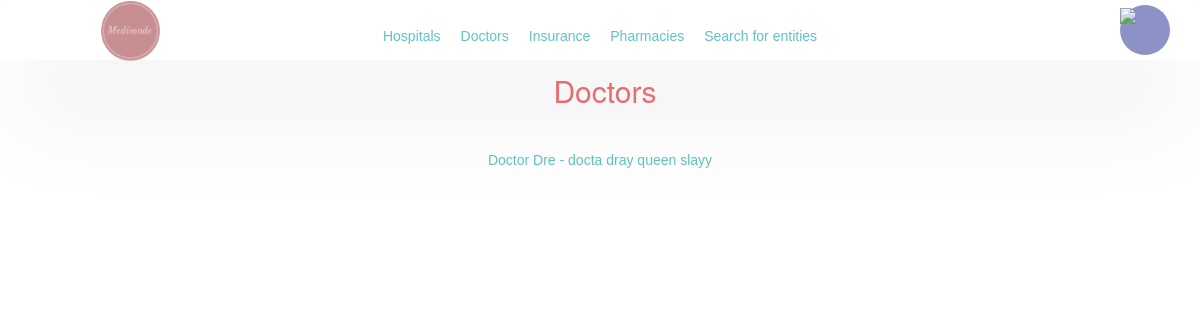
The app's page /medimode/catalogue/doctor (signed in), older data.
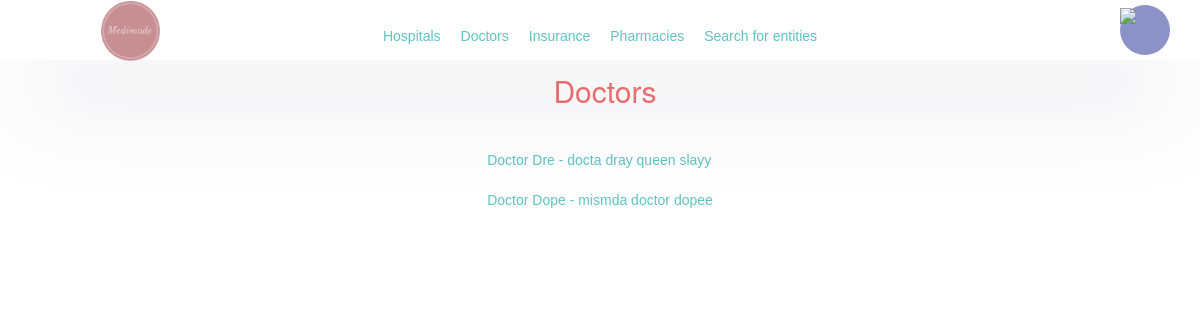
The same page, newer data.
### medimode/models/user_models.py (models this page shows, shortened)
class Individual(Profile):
	proof_of_identity = models.OneToOneField(Document, on_delete=models.RESTRICT, related_name="poi_%(class)s")
	proof_of_address = models.OneToOneField(Document, on_delete=models.RESTRICT, related_name="poa_%(class)s")
	class Meta:
		abstract = True

class Doctor(Individual):
	medical_license = models.OneToOneField(Document, on_delete=models.RESTRICT, related_name="owner_doctor")
	works_at = models.ForeignKey(Hospital, on_delete=models.RESTRICT, related_name="worker_doctor", null=True)

class Profile(models.Model):
	user = models.OneToOneField(User, on_delete=models.CASCADE, related_name='%(class)s')
	bio = models.TextField(max_length=500, blank=True)
	approved = models.BooleanField(default=False)
	@property
	def full_name(self):
		return self.user.first_name + " " + self.user.last_name

class User(AbstractUser):
	class UserRoleChoices(TextChoices):
		PATIENT = "patient"
		DOCTOR = "doctor"
		HOSPITAL = "hospital"
		PHARMACY = "pharmacy"
		INSURANCE = "insurance"
	role = models.TextField(choices=UserRoleChoices.choices, null=True)
	OTP_seed = encrypt(models.TextField(default=gen_otpseed))
	stripe_acct = models.TextField(max_length=100, blank=True)
	public_key = models.TextField(max_length=100, blank=True)

### medimode/modules/catalogue/views.py (the view)
# urls.py: path('catalogue/<str:category>', views.Catalogue.as_view(), name='catalogue'),
class Catalogue(AuthListView):
	template_name = "medimode/catalogue/catalogue_list.html"
	def get_queryset(self):
		cat = str_to_model(self.kwargs['category'])
		if cat is None:
			raise Http404()
		return cat.objects.all()
	def get_context_data(self, *, object_list=None, **kwargs):
		cat = str_to_model(self.kwargs['category'])
		ctx = super().get_context_data(object_list=object_list, kwargs=kwargs)
		ctx['model'] = self.kwargs['category'].title()
		ctx['model_plural'] = cat._meta.verbose_name_plural.title()
		ctx['is_org'] = (self.kwargs['category'] in ('hospital', 'pharmacy', 'insurance'))
		return ctx

### medimode/sanitation_tools.py (called while the page is built)
def str_to_model(model_name):
	if model_name is None:
		raise ValidationError("Model name not provided")
	mname = model_mapping.get(model_name)
	if mname is None:
		raise ValidationError("Invalid category of profile")
	return mname

### medimode/views_base.py (called while the page is built)
	def test_func(self):
		return self.request.user.is_staff or self.request.user.profile.approved

### templates/medimode/catalogue/catalogue_list.html (shortened to what this page needs)
{% load static %}
<!DOCTYPE html>
<html lang="en">
<head>
    <link rel="stylesheet" href="https://maxcdn.bootstrapcdn.com/bootstrap/3.4.1/css/bootstrap.min.css">
    <link href="{% static 'home.css' %}" rel="stylesheet" />
</head>
<body>
    {% include 'navbar.html' %}
    {% block content %}
    <h2 class="text-center">{{ model_plural }}</h2>
    <br>
    <br>
        <div class="centre">
            <ul>
            {% for user in object_list %}
                {% if model == "Hospital" %}
                <li><a href="/medimode/hospital/{{ user.id }}">{{ user.full_name | safe }} - {{ user.bio | safe }}</a></li><br>
                {% elif model == "Doctor" %}
                <li><a href="/medimode/doctor/{{ user.id }}">{{ user.full_name | safe }} - {{ user.bio | safe }}</a></li><br>
                {% elif model == "Insurance" %}
                <li><a href="/medimode/insurance/{{ user.id }}">{{ user.full_name | safe }} - {{ user.bio | safe }}</a><br></li><br>
                {% elif model == "Pharmacy" %}
                <li><a href="/medimode/pharmacy/{{ user.id }}">{{ user.full_name | safe }} - {{ user.bio | safe }}</a><br></li><br>
                {% endif %}
            {% endfor %}
        </ul>
        </div>
    {% endblock %}
</body>
</html>

Row changes from the older to the newer data that the page shows:
added Doctor: full_name "Doctor Dope", bio "mismda doctor dopee"
